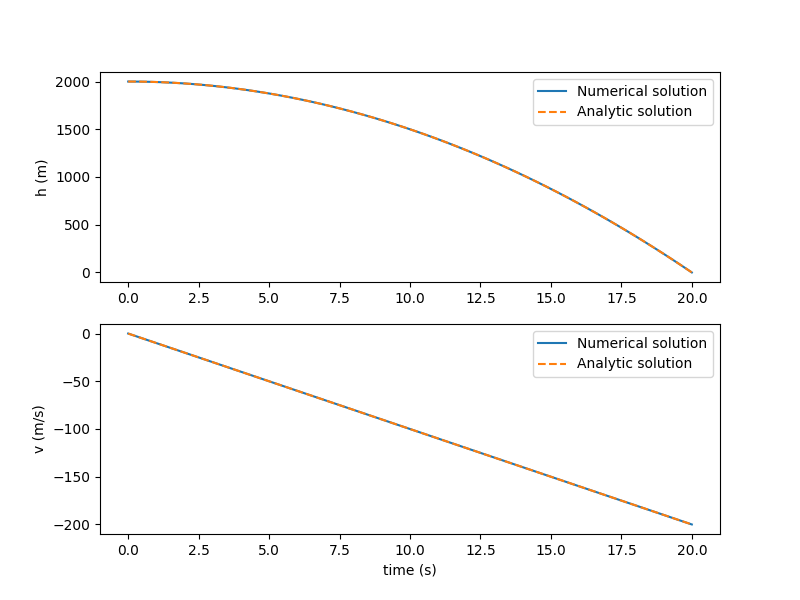

The Python source for this figure:
import numpy
from matplotlib import pyplot
from scipy import integrate

Cd = 1.0  # drag coefficient


# function that returns dy/dt=[hdot, vdot]


def model(z, t):
    h = z[0]  # h, altitude
    v = z[1]  # v, altitude rate
    hdot = v  # dh/dt
    vdot = -10  # dv/dt
    return [hdot, vdot]


# initial condition
ic = [2000, 0]
# time points
t = numpy.linspace(0, 20, 100)

# solve ODE
states = integrate.odeint(model, ic, t)

# plot results
pyplot.figure(figsize=(8, 6))
pyplot.subplot(211)
pyplot.plot(t, states[:, 0], label='Numerical solution')
pyplot.plot(t, 2000 - 0.5 * 10 * t * t, '--', label='Analytic solution')
pyplot.ylabel('h (m)')
pyplot.legend()
pyplot.subplot(212)
pyplot.plot(t, states[:, 1], label='Numerical solution')
pyplot.plot(t, -10 * t, '--', label='Analytic solution')
pyplot.xlabel('time (s)')
pyplot.ylabel('v (m/s)')
pyplot.legend()
pyplot.savefig("DynamicSys_2.png")
pyplot.show()
